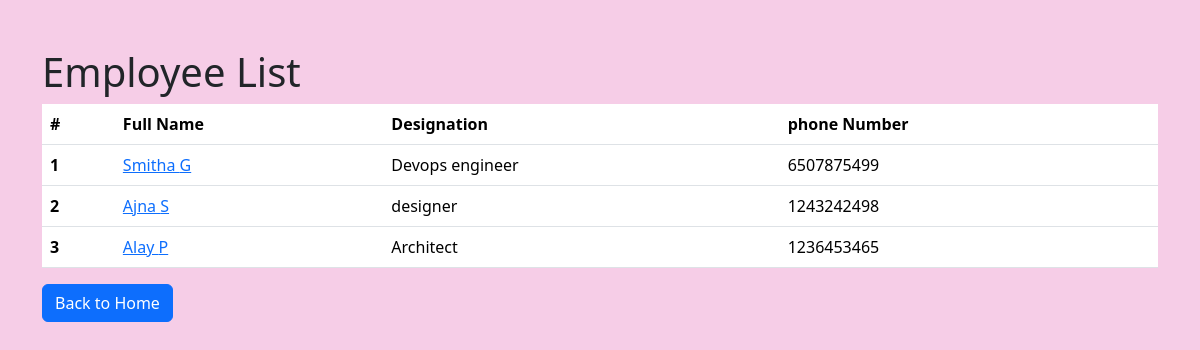
The page / on the database its author committed.
### employees/models.py (models this page shows, shortened)
class Employee(models.Model):
    first_name = models.CharField(max_length=100)
    last_name = models.CharField(max_length=100)
    photo = models.ImageField(upload_to='images')
    designation = models.CharField(max_length=100)
    email_address = models.EmailField(max_length=100, unique=True)
    phone_number = models.CharField(max_length=12, blank=True)
    created_at = models.DateTimeField(auto_now_add=True)
    updated_at = models.DateTimeField(auto_now=True)

### studybotproject/views.py (the view)
# urls.py: 2. Add a URL to urlpatterns:  path('', views.home, name='home')
def home(request):
    employees = Employee.objects.all()
    context = {
        'employees': employees,
    }
    return render(request, 'home.html', context)

### studybotproject/templates/home.html (shortened to what this page needs)
{% load static %}
<!DOCTYPE html>
<html lang="en">
<head>
    <link href="https://cdn.jsdelivr.net/npm/bootstrap@5.3.1/dist/css/bootstrap.min.css" rel="stylesheet">
    <link rel="stylesheet" href="{% static 'css/style.css' %}">
</head>
<body>
 <div class="container pt-5">
    <h1>Employee List</h1>
    <table class="table">
        <thead>
          <tr>
            <th scope="col">#</th>
            <th scope="col">Full Name</th>
            <th scope="col">Designation</th>
            <th scope="col">phone Number</th>
          </tr>
        </thead>
        <tbody>
          {% for emp in employees %}
          <tr>
            <th >{{ forloop.counter }}</th>
            <td><a href="{% url 'employee_detail' emp.id %}">{{ emp.first_name }} {{ emp.last_name }}</a></td>
            <td>{{ emp.designation }}</td>
            <td>{{ emp.phone_number}}</td>
          </tr>
          {% endfor %}
        </tbody>
      </table><a href="" class="btn btn-primary">Back to Home</a>
</body>
</html>

### studybotproject/static/css/style.css (style rules this page uses)
body { background-color: rgb(246, 205, 231); }

### rows shown on the page
Employee: first_name "Smitha", last_name "G", designation "Devops engineer", phone_number "6507875499"
Employee: first_name "Ajna", last_name "S", designation "designer", phone_number "1243242498"
Employee: first_name "Alay", last_name "P", designation "Architect", phone_number "1236453465"
